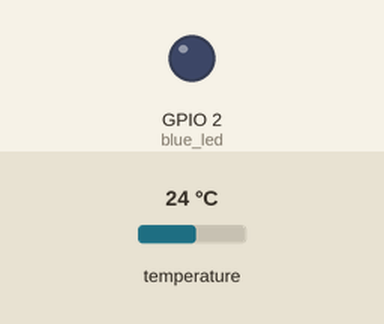
This program was run on a simulated ESP32 board running MicroPython. Shown: output pins drawn as LEDs (lit = HIGH). The inputs (shaded band) are chosen by the test bench; at power-on: temperature 24 °C. WiFi joins after 1.5 s; web requests get an empty 200 reply after 0.4 s; what the program prints to the serial console is not drawn. At 11.9 s the program stops and its outputs stay as they are.

Above: at 0.1 s.
Timing chart, 0 to 3.0 s (numbered marks = the images above):
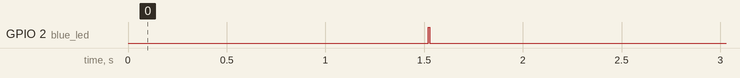

Measured:
- by itself, GPIO 2 (blue_led): LOW → HIGH at 1.5 s, → LOW 0.01 s later

The program:

main.py
```python
import os
import time
import sys
#import binascii
import socket
import select
import onewire
import ds18x20
import urequests

import machine
import network
from machine import deepsleep
#import esp
#esp.osdebug(None)
import ujson


wdt=machine.WDT(timeout=14000)
rtc = machine.RTC()
r = rtc.memory()
rtc.memory(b'N')
rtcm = r.decode('ASCII')
if rtcm == 'N': #normal operation
    print("Wake up normally")
else:
    #wdt reboot
    print("Detected WDT reboot")
    #machine.deepsleep(3000)

devid = 1234

ssid = 'NCC'
password = 'password'
station = network.WLAN(network.STA_IF)

station.active(True)
station.connect(ssid, password)
machine.freq(80000000)
#configuration of 1-wire
dat = machine.Pin(22)
ds = ds18x20.DS18X20(onewire.OneWire(dat))
roms = [bytearray(b'(\x90\xd2\x1b\x03\x00\x00:')] #ds.scan()
print('found devices:', roms)
if roms:
    try:
        ds.convert_temp()
    except:
        print("1w-err")


blue_led = machine.Pin(2, machine.Pin.OUT)
blue_led.value(0)
time.sleep_ms(800)  #1-wire delay

#wdt=machine.WDT(timeout=9000)

while station.isconnected() == False:
    time.sleep_ms(20)


if station.isconnected() == True:
    blue_led.value(1)
    print('Conn')
    #print(station.ifconfig())
    reqtt = ''
    if roms:
        try:
            tt = ds.read_temp(roms[0])
            reqtt = "&temp="+str(tt)
            print("Temp: " + str(tt))
        except:
            print("1w-err")
    timestamp = 0 #time.time_ns()
    try:
        my_request =  "http://192.168.88.174/?comm=2&id="+str(devid)+"&time="+str(timestamp)+reqtt
        blue_led.value(0)
        response = urequests.get(my_request)
        print(response)
    except:
        print("No server response")

station.active(True)
#print(timestamp)
# put the device to sleep
#machine.deepsleep(5000)
time.sleep(10)  #wait for wdt
```
